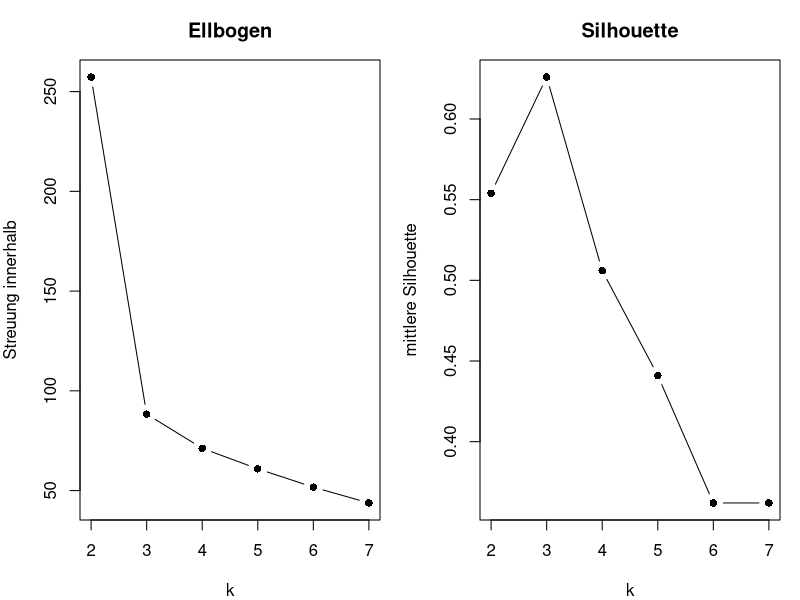
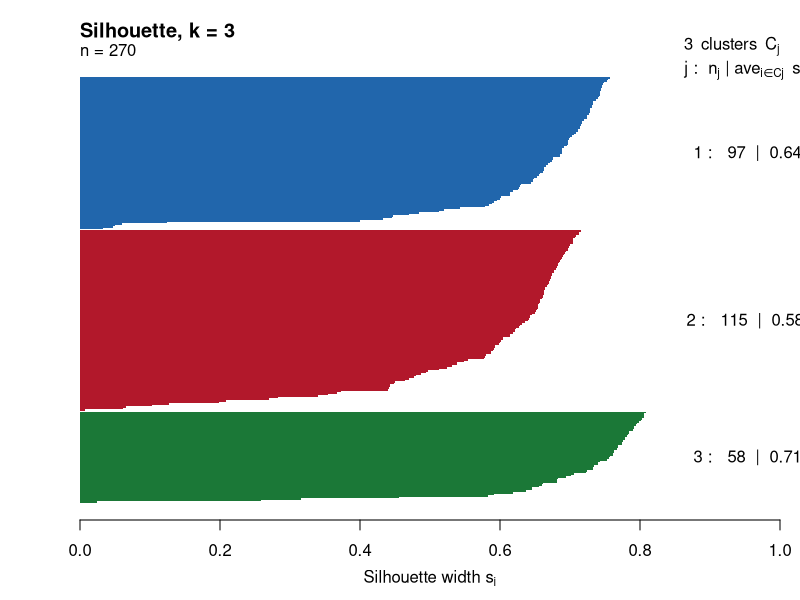

R code for these plots, in order:
## ---- chunk 1
#| label: setup-r
#| include: false
library(cluster)

# Dieselben Kundendaten wie auf den Seiten zu k-Means und zum hierarchischen
# Clustering, deterministisch erzeugt.
lehmer <- function(saat, anzahl) {
  s <- saat
  raus <- numeric(anzahl)
  for (k in seq_len(anzahl)) {
    s <- (16807 * s) %% 2147483647
    raus[k] <- s / 2147483647
  }
  raus
}

normalwerte <- function(saat, anzahl, mittel = 0, streuung = 1) {
  mittel + streuung * qnorm(lehmer(saat, anzahl))
}

kunden <- data.frame(
  besuche = round(c(normalwerte(3001, 120, 14, 2.5),
                    normalwerte(3002, 90, 6, 1.8),
                    normalwerte(3003, 60, 3, 1.2)), 1),
  umsatz  = round(c(normalwerte(4001, 120, 1400, 220),
                    normalwerte(4002, 90, 900, 160),
                    normalwerte(4003, 60, 2200, 300)), 0)
)
skaliert <- scale(kunden)
distanzen <- dist(skaliert)
## ---- chunk 2
#| label: fig-b1-cg-r
#| fig-cap: "Beispiel 1: links der Verlauf der Streuung innerhalb der Gruppen, rechts die mittlere Silhouette."
#| fig-height: 3.4
kennzahlen <- t(sapply(2:7, function(k) {
  lauf <- kmeans(skaliert, centers = k, nstart = 25)
  sil <- silhouette(lauf$cluster, distanzen)
  c(k = k,
    within = round(lauf$tot.withinss, 1),
    silhouette = round(mean(sil[, "sil_width"]), 3),
    kleinste_gruppe = min(lauf$size))
}))

kennzahlen

par(mfrow = c(1, 2), mar = c(4, 4, 3, 1))
plot(kennzahlen[, "k"], kennzahlen[, "within"], type = "b", pch = 16,
     xlab = "k", ylab = "Streuung innerhalb", main = "Ellbogen")
plot(kennzahlen[, "k"], kennzahlen[, "silhouette"], type = "b", pch = 16,
     xlab = "k", ylab = "mittlere Silhouette", main = "Silhouette")
par(mfrow = c(1, 1))
## ---- chunk 3
#| label: fig-b2-cg-r
#| fig-cap: "Beispiel 2: Silhouettendiagramm für k = 3. Jeder Balken ist eine Beobachtung, gruppiert und absteigend sortiert."
#| fig-height: 4
km3 <- kmeans(skaliert, centers = 3, nstart = 25)
sil3 <- silhouette(km3$cluster, distanzen)

plot(sil3, col = c("#2166ac", "#b2182b", "#1b7837"), border = NA,
     main = "Silhouette, k = 3")

round(summary(sil3)$clus.avg.widths, 3)
summary(sil3)$clus.sizes
round(mean(sil3[, "sil_width"]), 3)
sum(sil3[, "sil_width"] < 0)
## ---- chunk 4
#| label: b3-cg-r
rauschen <- scale(matrix(normalwerte(17017, 540), ncol = 2, byrow = TRUE))
d_rauschen <- dist(rauschen)

t(sapply(2:6, function(k) {
  lauf <- kmeans(rauschen, centers = k, nstart = 25)
  c(k = k,
    within = round(lauf$tot.withinss, 1),
    silhouette = round(mean(silhouette(lauf$cluster,
                                       d_rauschen)[, "sil_width"]), 3))
}))
## ---- chunk 5
#| label: b4-cg-r
gap_statistik <- function(daten, k_max, B = 20, saat = 98765) {
  unten <- apply(daten, 2, min)
  oben <- apply(daten, 2, max)
  n <- nrow(daten)
  p <- ncol(daten)

  # B Referenzdatensaetze, gleichverteilt ueber denselben Wertebereich
  referenzen <- lapply(0:(B - 1), function(b) {
    u <- matrix(lehmer(saat + b * 7, n * p), nrow = n, byrow = TRUE)
    sweep(sweep(u, 2, oben - unten, "*"), 2, unten, "+")
  })

  streuung <- function(x, k) kmeans(x, centers = k, nstart = 25)$tot.withinss

  t(sapply(1:k_max, function(k) {
    log_w <- log(streuung(daten, k))
    log_ref <- sapply(referenzen, function(r) log(streuung(r, k)))
    c(k = k,
      gap = round(mean(log_ref) - log_w, 3),
      SE = round(sd(log_ref) * sqrt(1 + 1 / B), 3))
  }))
}

# Auswahlregel nach Tibshirani: das kleinste k, das den naechsten Gap
# abzueglich dessen Standardfehler erreicht
waehle_k <- function(tab) {
  for (i in 1:(nrow(tab) - 1)) {
    if (tab[i, "gap"] >= tab[i + 1, "gap"] - tab[i + 1, "SE"]) return(tab[i, "k"])
  }
  tab[nrow(tab), "k"]
}

gap_kunden <- gap_statistik(skaliert, 7)
gap_kunden
waehle_k(gap_kunden)

gap_rauschen <- gap_statistik(rauschen, 6)
gap_rauschen
waehle_k(gap_rauschen)
## ---- chunk 6
#| label: b5-cg-r
stabilitaet <- t(sapply(0:19, function(b) {
  auswahl <- order(lehmer(6000 + b * 3, nrow(skaliert)))[1:216]
  teil <- skaliert[auswahl, ]
  lauf <- kmeans(teil, centers = 3, nstart = 25)
  c(silhouette = mean(silhouette(lauf$cluster, dist(teil))[, "sil_width"]),
    kleinste_gruppe = min(lauf$size))
}))

round(c(mittel = mean(stabilitaet[, "silhouette"]),
        min = min(stabilitaet[, "silhouette"]),
        max = max(stabilitaet[, "silhouette"]),
        sd = sd(stabilitaet[, "silhouette"])), 4)

range(stabilitaet[, "kleinste_gruppe"])
